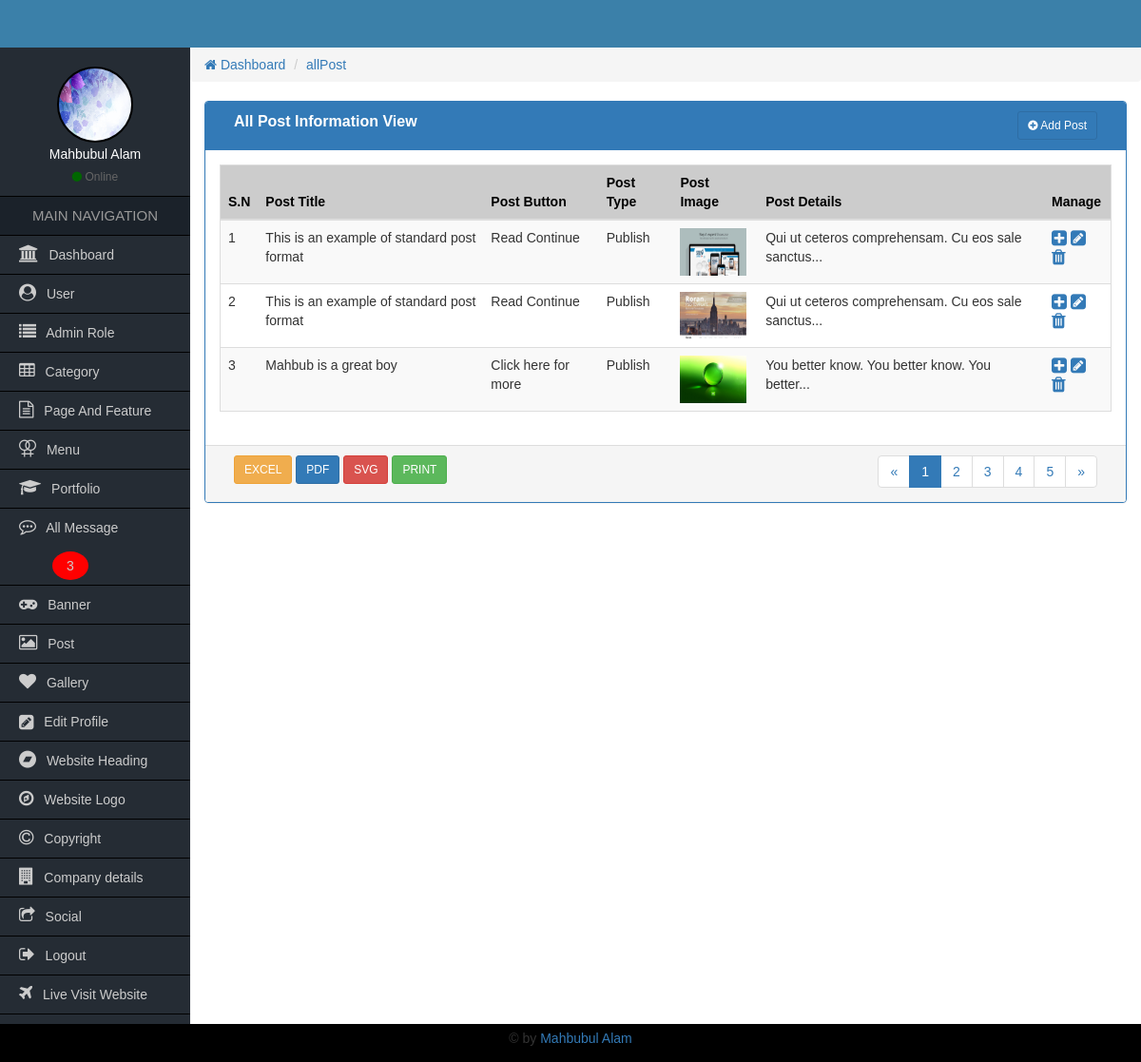
Page /Admin/allPost.php (signed in) on the committed database.
### tables this page shows
CREATE TABLE `tbl_post` (
  `post_postId` int(11) NOT NULL,
  `post_postTitle` varchar(150) NOT NULL,
  `post_postDetails` text NOT NULL,
  `post_categoryId` int(11) NOT NULL,
  `post_postButtonText` varchar(40) NOT NULL,
  `post_postUploader` varchar(50) NOT NULL,
  `post_postUploaderId` int(5) NOT NULL,
  `post_postImage` varchar(255) NOT NULL,
  `post_postUploadeDate` timestamp NOT NULL DEFAULT CURRENT_TIMESTAMP,
  `post_postComment` int(5) NOT NULL,
  `post_postStatus` tinyint(2) NOT NULL
);

### Admin/functions/function.php (called while the page is built, shortened)
<?php
    function getHeader(){
        require_once "inc/header.php";
    }
    function getSidebar(){
            require_once "inc/sidebar.php";
        }
    function getBread(){
            require_once "inc/bread.php";
        }
    function getFooter(){
            require_once "inc/footer.php";
        }
    function textShorten($text,$limit){
        $text = substr($text,0,$limit);
        $text = substr($text,0,strrpos($text,' '));
        return $text;
    }
?>

### Admin/allPost.php (the view, shortened to what this page needs)
<?php
    require_once "functions/function.php";
?>
<?php
    getSidebar();
?>
                <div class="col-md-12">
                	<div class="panel panel-primary">
                        <div class="panel-heading">
                            <div class="col-md-9 heading_title">
                                All Post Information View
                             </div>
                             <div class="col-md-3 text-right">
                             	<a href="addPost.php" class="btn btn-sm btn btn-primary"><i class="fa fa-plus-circle"></i> Add Post</a>
                            </div>
                            <div class="clearfix"></div>
                        </div>
                      <div class="panel-body">
                          <table class="table table-responsive table-striped table-hover table_cus">
                          		<thead class="table_head">
                            		<tr>
                                    	<th>S.N</th>
                                    	<th>Post Title</th>
                                        <th>Post Button</th>
                                        <th>Post Type</th>
                                        <th class="hidden-xs">Post Image</th>
                                        <th class="hidden-xs">Post Details</th>
                                        <th>Manage</th>
                                    </tr>
                            	</thead>
                                <tbody>
                                 <?php
                                    $query = "SELECT * FROM tbl_post ORDER BY post_postId DESC";
                                    $result = mysqli_query($con,$query)->fetch_all(MYSQLI_ASSOC);
                                    if($result){
                                        $i=0;
                                        foreach($result as $post){
                                 ?>
                                	<tr>
                                        <td><?=++$i;?></td>
                                    	<td><?=$post['post_postTitle'];?></td>
                                        <td><?=$post['post_postButtonText'];?></td>
                                        <td><?php if($post['post_postStatus']==1){echo "Unpublish";}else{echo "Publish";}?></td>
                                        <td class="hidden-xs"><img src="uploads/postImage/<?=$post['post_postImage'];?>" alt="" style="width:70px;height:50px;"></td>
                                        <td class="hidden-xs"><?=textShorten($post['post_postDetails'],50);?>...</td>
                                        <td>
                                        	<a href="viewPost.php?postViewId=<?=$post['post_postId'];?>"><i class="fa fa-plus-square fa-lg"></i></a>
                                           <a href="editPost.php?postEditId=<?=$post['post_postId'];?>"><i class="fa fa-pencil-square fa-lg"></i></a>
                                           <?php if($_SESSION['roleId'] <= 2){ ?>
                                            <a onclick="return confirm('Are you sure to remove this post');" href="?postDeleteId=<?=$post['post_postId'];?>"><i class="fa fa-trash fa-lg"></i></a>
                                          <?php } ?>
                                        </td>
                                    </tr>
                                    <?php } } ?>
                                </tbody>
                          </table>
                      </div>
                      <div class="panel-footer">
                        <div class="col-md-4">
                        	<a href="#" class="btn btn-sm btn-warning">EXCEL</a>
                            <a href="#" class="btn btn-sm btn-primary">PDF</a>
                            <a href="#" class="btn btn-sm btn-danger">SVG</a>
                            <a href="#" class="btn btn-sm btn-success">PRINT</a>
                        </div>
                        <div class="col-md-4">
                        </div>
                        <div class="col-md-4 text-right">
                        	<nav aria-label="Page navigation">
                              <ul class="pagination pagina_cus">
                                <li>
                                  <a href="#" aria-label="Previous">
                                    <span aria-hidden="true">&laquo;</span>
                                  </a>
                                </li>
                                <li class="active"><a href="#">1</a></li>
                                <li><a href="#">2</a></li>
                                <li><a href="#">3</a></li>
                                <li><a href="#">4</a></li>
                                <li><a href="#">5</a></li>
                                <li>
                                  <a href="#" aria-label="Next">
                                    <span aria-hidden="true">&raquo;</span>
                                  </a>
                                </li>
                              </ul>
                            </nav>
                        </div>
                        <div class="clearfix"></div>
                      </div>
                    </div>
                </div>

### Admin/inc/sidebar.php
<div class="col-md-2 sidebar pd0">
            	<div class="side_user">
                   <?php
                      $userId = $_SESSION['userId'];
                      $query = "SELECT * FROM tbl_admin_user WHERE userId='$userId'";
                      global $con;
                      $result = mysqli_query($con,$query);
                      $resultAdmin = mysqli_fetch_array($result);
                      if($resultAdmin['userImage'] != NULL){
                    ?>
                	<img class="img-responsive" src="uploads/<?=$resultAdmin['userImage'];?>"/>
                   <?php }else{ ?>
                	<img class="img-responsive" src="images/avatar.png"/>
                   <?php } ?>
                    <h4><?=$resultAdmin['userName'];?></h4>
                    <span><i class="fa fa-circle"></i> Online</span>
                </div>
                <h2>MAIN NAVIGATION</h2>
                <ul>
                	<li><a href="index.php"><i class="fa fa-university"></i> Dashboard</a></li>
                   <?php if($_SESSION['roleId'] <= 2){ ?>
                        <li><a href="allUser.php"><i class="fa fa-user-circle"></i> User</a></li>
                        <li><a href="allAdminRole.php"><i class="fa fa-list"></i> Admin Role</a></li>
                    <?php } ?>
                    <?php if($_SESSION['roleId'] <= 4){ ?>
                        <li><a href="allCategory.php"><i class="fa fa-table"></i> Category</a></li>
                        <li><a href="allPageAndFeature.php"><i class="fa fa-file-text-o"></i> Page And Feature</a></li>
                    <?php } ?>
                    <?php if($_SESSION['roleId'] <= 3){ ?>
                       <li><a href="allMenu.php"><i class="fa fa-venus-double" aria-hidden="true"></i> Menu</a></li>
                       <li><a href="allPortfolio.php"><i class="fa fa-graduation-cap" aria-hidden="true"></i> Portfolio</a></li>
                       <?php
                            global $con;
                            $query = "SELECT * FROM tbl_contact WHERE contactStatus='1'";
                            $messageResult = mysqli_query($con,$query);
                            $count = mysqli_num_rows($messageResult);
                        ?>
                        <li><a href="allMessage.php"><i class="fa fa-commenting-o"></i> All Message <?php if($count > 0){?><span style="border-radius:50%;background-color:red;padding:7px 15px;margin-left:35px;"><?=$count;?></span><?php }?></a></li>
                    <?php } ?>
                    <li><a href="allBanner.php"><i class="fa fa-gamepad"></i> Banner</a></li>
                    <li><a href="allPost.php"><i class="fa fa-image"></i> Post</a></li>
                    <li><a href="allGallery.php"><i class="fa fa-heart"></i> Gallery</a></li>
                    <li><a href="userProfileMenu.php?userEditId=<?php echo $_SESSION['userId'];?>"><i class="fa fa-pencil-square fa-lg"></i> Edit Profile</a></li>
                    <?php if($_SESSION['roleId'] <= 2){ ?>
                        <li><a href="website_heading.php"><i class="fa fa-bandcamp"></i> Website Heading</a></li>
                        <li><a href="website_logo.php"><i class="fa fa-compass" aria-hidden="true"></i> Website Logo</a></li>
                        <li><a href="website_copyright.php"><i class="fa fa-copyright"></i> Copyright</a></li>
                        <li><a href="company_details.php"><i class="fa fa-building" aria-hidden="true"></i> Company details</a></li>
                        <li><a href="social_url.php"><i class="fa fa-share-square-o"></i> Social</a></li>
                    <?php } ?>
                    <li><a href="logout.php"><i class="fa fa-sign-out"></i> Logout</a></li>
                    <li><a href="../index.php" target="_blank"><i class="fa fa-plane"></i> Live Visit Website</a></li>
                </ul>
            </div>

### Admin/css/style.css (style rules this page uses)
* { margin:0px; padding:0px; outline:0px; }
img { border:0px; }
ul, ol { list-style-type:none; }
a { text-decoration:none; }
.pd0 { padding-left:0px; padding-right:0px; padding-top:0px; padding-bottom:0px; }
body { font-family:Verdana, Geneva, sans-serif; }
.sidebar { background-color:#252c34; min-height:600px; }
.side_user { text-align:center; color:#fff; padding:20px 0px 10px; border-bottom:1px solid #000; }
.side_user img { width:80px; height:80px; border:2px solid #000; border-radius:50%; display:inline-block; }
.side_user h4 { font-size:14px; margin:5px 0px; }
.side_user span { color:#666; font-size:12px; }
.side_user span i { color:#060; }
.sidebar h2 { font-size:15px; text-align:center; margin:0px; line-height:40px; background-color:#1b222a; color:#999; border-bottom:1px solid #000; }
.sidebar ul li a { font-size:14px; color:#CCC; line-height:40px; padding-left:20px; display:block; border-bottom:1px solid #000; }
.sidebar ul li a i { font-size:18px; padding-right:7px; }
.heading_title { font-size:16px; font-weight:bold; }
.table_cus { border:1px solid #ddd; }
.table_head { background-color:#ccc; color:#000; }
.pagina_cus { padding:0px; margin:0px; }

### rows in the picture
tbl_post: post_postTitle "This is an example of standard post format", post_postButtonText "Read Continue", post_postStatus "Publish", post_postImage (picture), post_postDetails "Qui ut ceteros comprehensam. Cu eos sale sanctus"
tbl_post: post_postTitle "This is an example of standard post format", post_postButtonText "Read Continue", post_postStatus "Publish", post_postImage (picture), post_postDetails "Qui ut ceteros comprehensam. Cu eos sale sanctus"
tbl_post: post_postTitle "Mahbub is a great boy", post_postButtonText "Click here for more", post_postStatus "Publish", post_postImage (picture), post_postDetails "You better know. You better know. You better"

### other values in the picture
$resultAdmin['userName'] "Mahbubul Alam"
$count "3"
getCurrentPage() "allPost"
